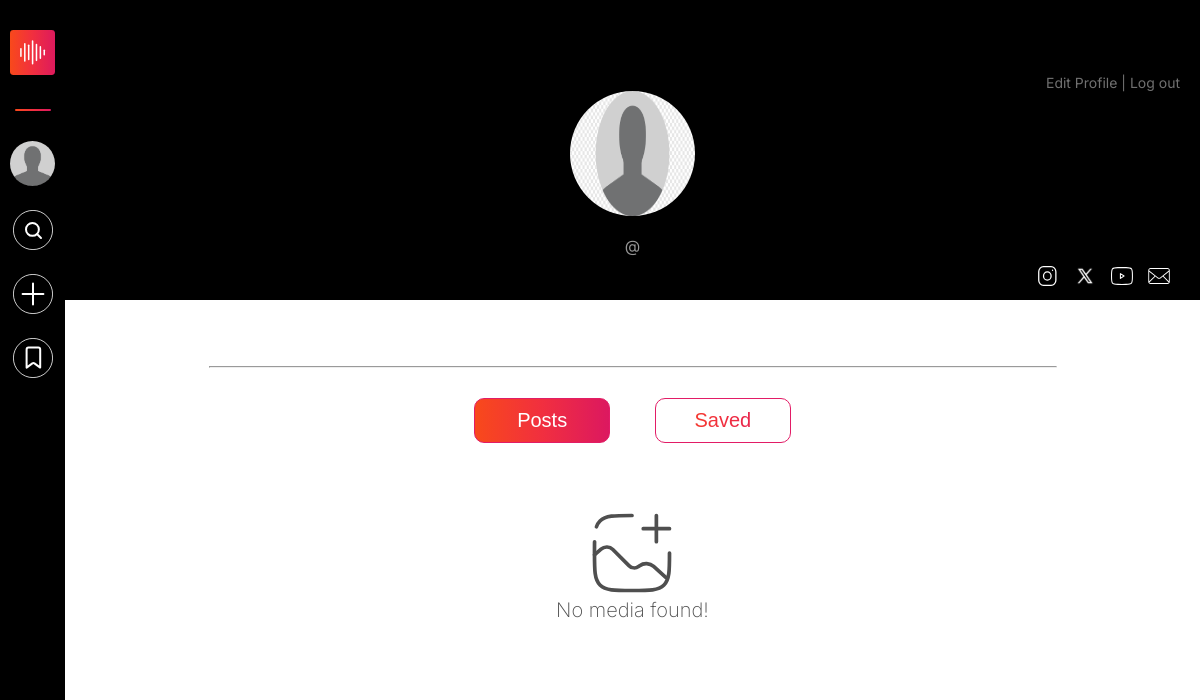
The page /my-profile on the database as committed earlier.
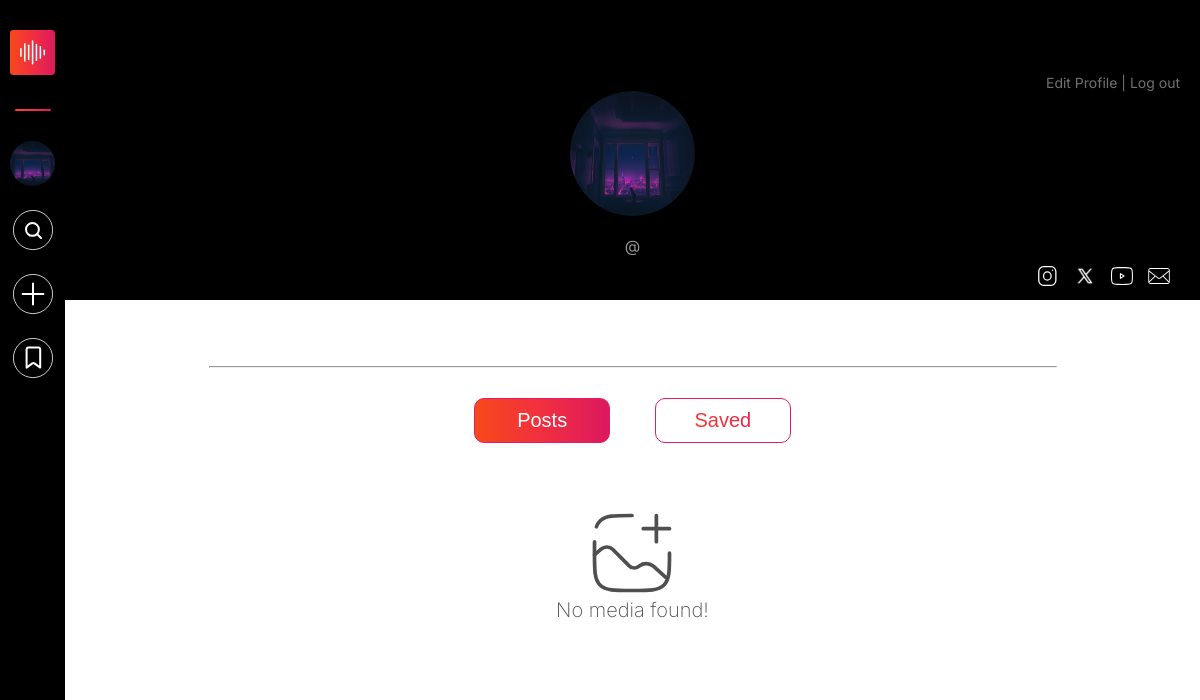
The same page on the database as committed later.
### users/models.py (models this page shows, shortened)
class profiledatadb(models.Model):
    username=models.CharField(primary_key=True,max_length=15,unique=True)
    password = models.CharField(max_length=15)
    firstname=models.CharField(max_length=30)
    lastname=models.CharField(max_length=30)
    email = models.EmailField()
    profile_picture = models.ImageField(upload_to='Media/', blank=True, null=True, default='media/default_profile_picture.jpg')
    user_bio=models.TextField()
    phone=models.IntegerField(null=True)
    timestamp=models.DateTimeField(auto_now_add=True,null=True)
    insta=models.URLField(max_length=200,blank=True,null=True)
    yout=models.URLField(max_length=200,blank=True,null=True)
    twit=models.URLField(max_length=200, blank=True,null=True)

### users/views.py (the view)
# urls.py: path('my-profile', views.profile_new, name = 'my-profile'),
def profile_new(request):
    try:
        user = request.user.username
        userBioCollect = profiledatadb.objects.get(username=user)
        post = postdb.objects.filter(username=user)
        test = 'Stephen'
        saved = postdb.objects.filter(username=test)
        context = {
            'user': userBioCollect,
            'post': post,
            'saved': saved,
        }
    except profiledatadb.DoesNotExist:
        return render(request, '404.html', status=404)
    return render(request, 'profile-new.html', context)

### templates/profile-new.html (shortened to what the changed rows need)
{% extends 'base.html' %}
{% load static %}
{% block additional_css %}
<link rel="stylesheet" href="{% static 'css/profile-page-style.css' %}">
{% endblock %}
{% block content %}
<div class="header">
    {% if user %}
    <div class="edit-logout">
        <a class="e-l-buttons" href="{% url 'editprofile' %}">Edit Profile</a><span> | </span>
        <a class="e-l-buttons" href="{% url 'signout' %}" id="logout">Log out</a>
    </div>
    <img src= '{{user.profile_picture.url}}' alt="{{user.firstname}}'s profile picture" class="imgcenter"/>
    <p id="profile-name">{{ user.firstname }}{{ user.lastname }}</p>
    <p id="user-name-id"><span class="username">@{{ user.username }}</span></p>
    <div class="socials">
        <a href="{{ user.insta }}"><img src="{% static 'images/instagram.svg' %}" alt="" height="20px" width="20px"></a>
        <a href="{{ user.twit }}"><img src="{% static 'images/twitter.svg' %}" alt="" height="20px" width="20px"></a>
        <a href="{{ user.yout }}"><img src="{% static 'images/youtube.svg' %}" alt="" height="20px" width="20px"></a>
        <a href="mailto:{{ user.email }}"><img src="{% static 'images/mail.svg' %}" alt="" height="20px" width="20px"></a>
    </div>
</div>
<div class="body">
    <div class="profile-info">
    </div>
{% endif %}
                {% if post %}
                    {% for media in post %}
                        {% if forloop.counter0|divisibleby:"4" %}
                            <div class="post-row">
                        {% endif %}
                        <a id="post-wrapper" href="{% url 'sh-media' %}?pid={{media.pid}}">
                            <div class="thumbnail-container">
                                {% if media.media_thumbnail %}
                                    <img loading="lazy" src="{{ media.media_thumbnail.url }}" alt="" class="post-thumbnail">
                                {% else %}
                                    {% if media.media_format == "Audio" %}
                                        <img loading="lazy" src="{% static 'images/9_16 Audio.png' %}" alt="" class="post-thumbnail" >
                                    {% elif media.media_format == "Video" %}
                                        <img loading="lazy" src="{% static 'images/9_16 Video.png' %}" alt="" class="post-thumbnail">
                                    {% endif %}
                                {% endif %}
                                <div class="gradient-overlay">
                                    <div class="padding-controll">
                                        <h2 class="video-caption">{{ media.caption}}</h2>
                                        <p class="video-description">{{ media.descr }}</p>
                                        <p class="instrument-used">{{ media.mediatype }}</p>
                                    </div>
                                </div>
                            </div>
                        </a>
                        {% if forloop.counter0|add:"1"|divisibleby:"4" or forloop.last %}
                            </div>
                        {% endif %}
                    {% endfor %}
                {% else %}
                <div id="profile-content-controller-nomedia" style="display: block; width: 100%;">{% include 'content-404.html'  %}</div>
                {% endif %}
                {% if saved %}
                    {% for media in saved %}
                        {% if forloop.counter0|divisibleby:"4" %}
                            <div class="post-row">
                        {% endif %}
                        <a class="post-wrapper" href="{% url 'media' %}?pid={{media.pid}}">
                            <div class="thumbnail-container">
                                {% if media.media_thumbnail %}
                                    <img loading="lazy" src="{{ media.media_thumbnail.url }}" alt="" class="post-thumbnail">
                                {% else %}
                                    {% if media.media_format == "Audio" %}
                                        <img loading="lazy" src="{% static 'images/9_16 Audio.png' %}" alt="" class="post-thumbnail" >
                                    {% elif media.media_format == "Video" %}
                                        <img loading="lazy" src="{% static 'images/9_16 Video.png' %}" alt="" class="post-thumbnail">
                                    {% endif %}
                                {% endif %}
                                <div class="gradient-overlay">
                                    <div class="padding-controll">
                                        <h2 class="video-caption">{{ media.caption }}</h2>
                                        <p class="video-description">{{ media.descr }}</p>
                                        <div class="each-saved-footer">
                                            <p class="instrument-used">{{ media.mediatype }}</p>
                                            <p class="saved-thumbnail-display-username">&nbsp;|&nbsp;{{ media.username }}</p>
                                        </div>
                                    </div>
                                </div>
                                <!-- <h4>{{ media.caption}}</h4>
                                <p>{{media.descr}}
                                </p>
                                <div class="postfooter">
                                    <h3>{{media.mediatype}}</h3>
                                    <img src="{% static 'images/collab-small-icon.svg' %}" alt="" width="25px" height="25px">
                                </div> -->
                            </div>
                        </a>
                        {% if forloop.counter0|add:"1"|divisibleby:"4" or forloop.last %}
                            </div>
                        {% endif %}
                    {% endfor %}
                {% else %}
                <div id="profile-content-controller-nomedia" style="display: block; width: 100%;">{% include 'content-404.html'  %}</div>
                {% endif %}
</div>
{% endblock %}

### templates/base.html (shortened to what this page needs)
{% load static %}
<!DOCTYPE html>
<html lang="en">
<head>
    <link rel="stylesheet" href="{% static 'css/base-file.css' %}">
    {% block additional_css %}{% endblock %}
</head>
<body>
    {% if user %}
    <div class="main-docker">
        <div class="nav-section-web">
            <nav class="navigation-controlling-deck" id="navigation-controlling-deck">
                <a href="{% url 'home' %}"><img class="navbar-control-icons" id="navbar-main-logo" src="{% static 'images/Sounz_logo.svg' %}" alt="Sounz logo"></a>
                <div id="nav-separator"></div>
                {% if user.profile_picture.url %}
                    <a href="{% url 'my-profile' %}"><img class="navbar-control-icons" id="navbar-user-profile-pic" src="{{user.profile_picture.url}}" alt="" width="10px" height="40px"></a>
                {% else %}
                    <a href="{% url 'my-profile' %}"><img class="navbar-control-icons" id="navbar-user-profile-pic" src="{% static 'images/profile-picture-specimen.png' %}" alt="" width="10px" height="40px"></a>
                {% endif %}
                <a href="#"><img id="search-icon" class="navbar-control-icons" src="{% static 'images/Search button.svg' %}" alt="Search icon"></a>
                <a href="{% url 'upload' %}"><img class="navbar-control-icons" src="{% static 'images/upload-white.svg' %}" alt="Upload icon"></a>
                <a href="{% url 'nav-saved' %}"><img class="navbar-control-icons" src="{% static 'images/save.svg' %}" alt="Save icon"></a>
            </nav>
        </div>
        <div class="export-htmls">
            {% block content %}
            {% endblock %}
        </div>
    </div>
    {% endif %}
</body>
</html>

Rows that differ between the two databases and show on the page:
changed profiledatadb: profile_picture: picture added in place of a placeholder
